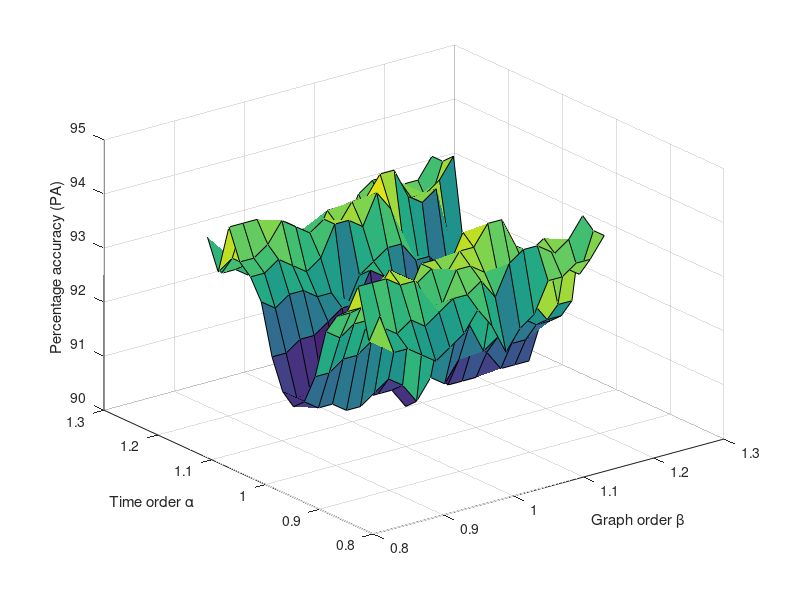
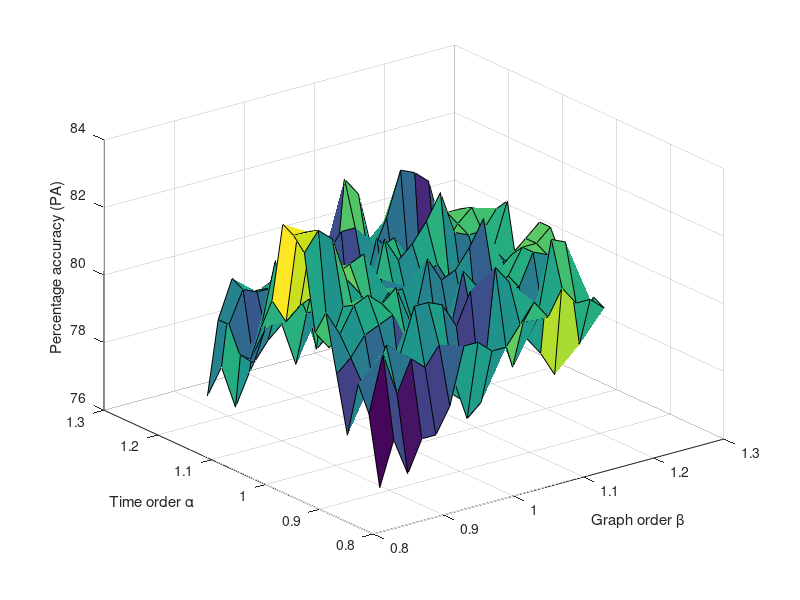
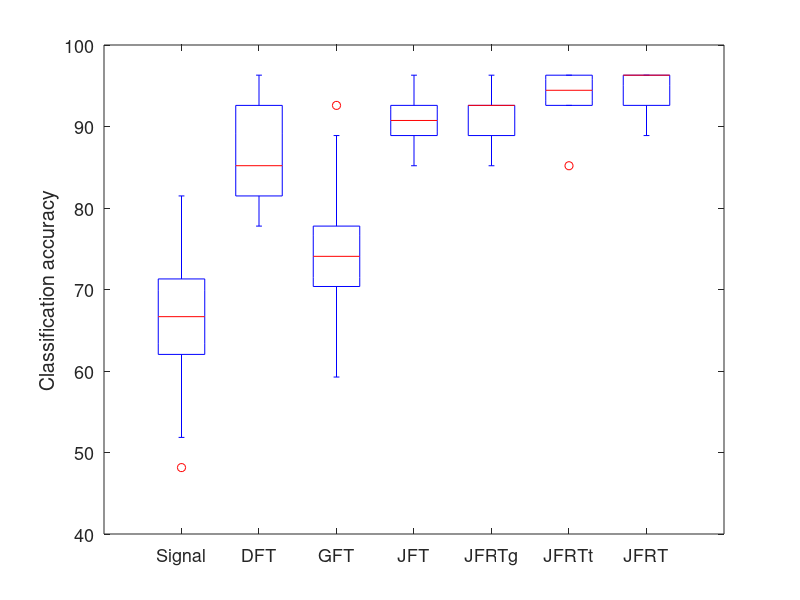

Source code (MATLAB) for these figures, in order: (Note: this script raises an error after producing the figures.)
clc
clear
close all


% Clustering 1

load err
err1 = err;
err1_mean = mean(err1,3);

tim = 0.84:0.02:1.16;
gim = 0.84:0.02:1.16;

figure()

surf(gim,tim,err1_mean)

xlabel('Graph order \beta')
ylabel('Time order \alpha')
zlabel('Percentage accuracy (PA)')



load err_twenty.mat
err2 = err;
err2_mean = mean(err2,3);

tim = 0.84:0.02:1.16;
gim = 0.84:0.02:1.16;

figure()

surf(gim,tim,err2_mean)

xlabel('Graph order \beta')
ylabel('Time order \alpha')
zlabel('Percentage accuracy (PA)')
%ordinary, best graph, best frac, best of both.
ordinary = squeeze(err1(9,9,:));
[~,idxg] = sort(err1_mean(9,:),'descend');
[~,idxt] = sort(err1_mean(:,9),'descend');
best = squeeze(err1(4,12,:));
bestg = squeeze(err1(9,idxg(1),:));
bestt = squeeze(err1(idxt(1),9,:));
load ordinary10result.mat

err10dft = load('dft_result.mat').mat.snr10;
err10gft = load('gft_result.mat').mat.snr10;


figure()
boxplot([err10ord,err10dft,err10gft,ordinary,bestg,bestt,best],'sym','+','color','k','ExtremeMode','compress','Widths',0.3,'Symbol','o','OutlierSize',1)
set(gca,'XTickLabel',{'Signal', 'DFT', 'GFT', 'JFT', 'JFRTg', 'JFRTt', 'JFRT'})
ylabel('Classification accuracy','Fontsize',13)
set(gca,'Fontsize',13)
ax = get(gca,'children');
obj = ax.Children;
for ii=1:numel(obj)
    if strcmpi(obj(ii).Tag,'Outliers')
        set(obj(ii),'MarkerSize',5)
    elseif strcmpi(obj(ii).Tag,{'Box' 'Lower Whisker' 'Upper Whisker' 'Lower Adjacent Value' 'Lower Adjacent Value' 'Median'})
        set(obj(ii),'LineWidth',1);
    elseif strcmpi(obj(ii).Tag,{ 'Median'})
        set(obj(ii),'LineWidth',1,'Color',[1.0 0.644 0]);
    end
end
ylim([48.148, 99.9])
ordinary = squeeze(err2(9,9,:));
[~,idxg] = sort(err2_mean(9,:),'descend');
[~,idxt] = sort(err2_mean(:,9),'descend');
best = squeeze(err2(4,12,:));
bestg = squeeze(err2(9,idxg(1),:));
bestt = squeeze(err2(idxt(1),9,:));
load ordinary20result.mat

err20dft = load('dft_result.mat').mat.snr20;
err20gft = load('gft_result.mat').mat.snr20;

figure()
boxplot([err20ord,err20dft,err20gft,ordinary,bestg,bestt,best],'sym','+','color','k','ExtremeMode','compress','Widths',0.3,'Symbol','o','OutlierSize',1)
set(gca,'XTickLabel',{'Signal', 'DFT', 'GFT', 'JFT', 'JFRTg', 'JFRTt', 'JFRT'})
ylabel('Classification accuracy','Fontsize',13)
set(gca,'Fontsize',13)
ax = get(gca,'children');
obj = ax.Children;
for ii=1:numel(obj)
    if strcmpi(obj(ii).Tag,'Outliers')
        set(obj(ii),'MarkerSize',5)
    elseif strcmpi(obj(ii).Tag,{'Box' 'Lower Whisker' 'Upper Whisker' 'Lower Adjacent Value' 'Lower Adjacent Value'})
        set(obj(ii),'LineWidth',1);
    elseif strcmpi(obj(ii).Tag,{ 'Median'})
        set(obj(ii),'LineWidth',1,'Color',[1.0 0.644 0]);
    end
end


